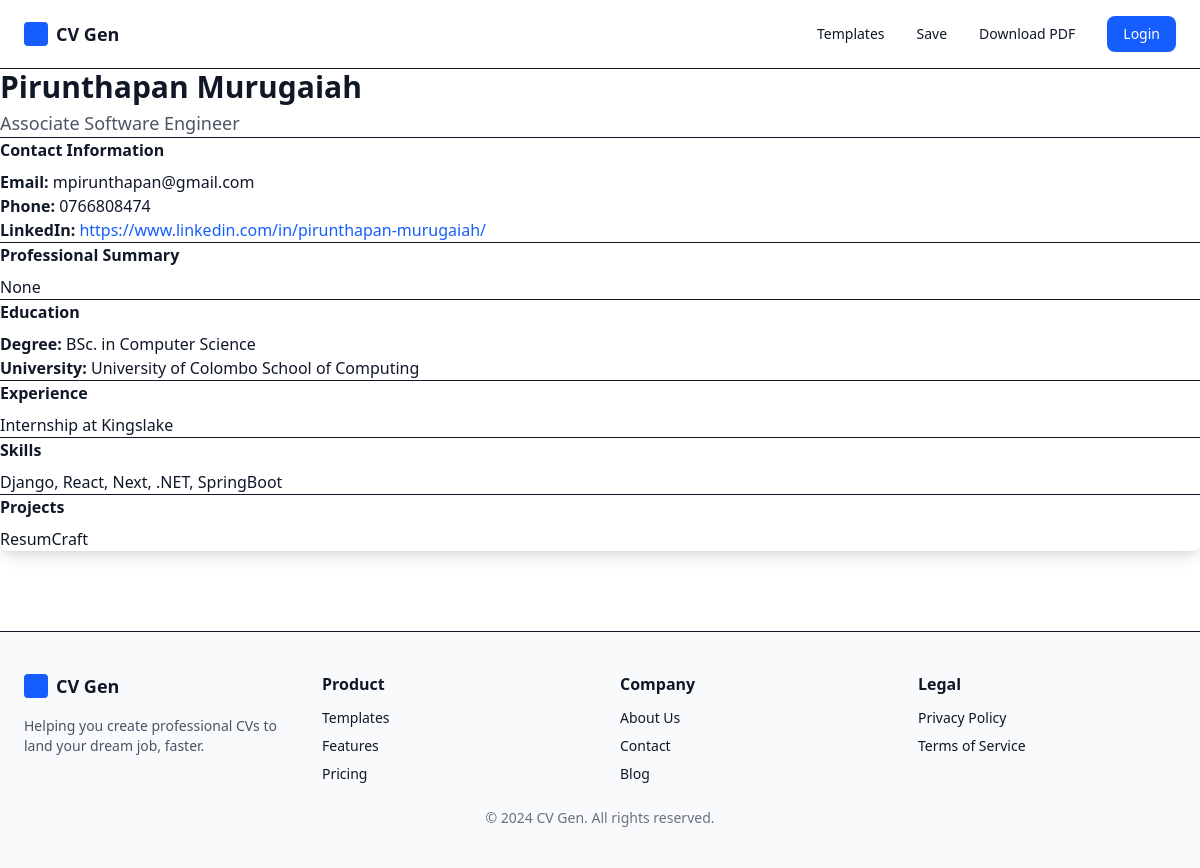
Page /preview/1/ on the committed database.
### resume/models.py (models this page shows, shortened)
class Profile(models.Model):
    name = models.CharField(max_length=100)
    email = models.EmailField(unique=True)
    phone = models.CharField(max_length=15)
    linkedin = models.URLField(blank=True, null=True)
    github = models.URLField(blank=True, null=True)
    portfolio = models.URLField(blank=True, null=True)
    role = models.CharField(max_length=100)
    summary = models.TextField(max_length=1000)
    degree = models.CharField(max_length=200)
    university = models.CharField(max_length=200)
    experience = models.TextField(max_length=2000, null=True, blank=True)
    skills = models.TextField(max_length=1000)
    projects = models.TextField(max_length=2000, null=True, blank=True)

### resume/views.py (the view)
# urls.py: path('preview/<int:profile_id>/', views.preview, name='preview'),
def preview(request, profile_id):
    profile = Profile.objects.get(id=profile_id)
    return render(request, "preview.html", {"profile": profile})

### resume/templates/preview.html (shortened to what this page needs)
{% extends "base.html" %}
{% block content %}
<div class="max-w-3xl mx-auto bg-white shadow-lg p-8 rounded-lg mt-10">
    <h1 class="text-3xl font-bold text-gray-900">{{ profile.name }}</h1>
    <p class="text-lg text-gray-600 mt-1">{{ profile.role }}</p>
    <hr class="my-4">
    <h2 class="text-xl font-semibold mb-2">Contact Information</h2>
    <p><strong>Email:</strong> {{ profile.email }}</p>
    <p><strong>Phone:</strong> {{ profile.phone }}</p>
    {% if profile.linkedin %}
    <p><strong>LinkedIn:</strong> <a href="{{ profile.linkedin }}" class="text-blue-600">{{ profile.linkedin }}</a></p>
    {% endif %}
    <hr class="my-4">
    <h2 class="text-xl font-semibold mb-2">Professional Summary</h2>
    <p class="text-gray-700">{{ profile.summary }}</p>
    <hr class="my-4">
    <h2 class="text-xl font-semibold mb-2">Education</h2>
    <p><strong>Degree:</strong> {{ profile.degree }}</p>
    <p><strong>University:</strong> {{ profile.university }}</p>
    <hr class="my-4">
    {% if profile.experience %}
    <h2 class="text-xl font-semibold mb-2">Experience</h2>
    <p class="text-gray-700 whitespace-pre-line">{{ profile.experience }}</p>
    <hr class="my-4">
    {% endif %}
    <h2 class="text-xl font-semibold mb-2">Skills</h2>
    <p class="text-gray-700 whitespace-pre-line">{{ profile.skills }}</p>
    <hr class="my-4">
    {% if profile.projects %}
    <h2 class="text-xl font-semibold mb-2">Projects</h2>
    <p class="text-gray-700 whitespace-pre-line">{{ profile.projects }}</p>
    {% endif %}
</div>
{% endblock %}

### templates/base.html (shortened to what this page needs)
<!DOCTYPE html>
<html lang="en">
<head>
    {% load static %}
    <link rel="stylesheet" href="{% static 'dist/styles.css' %}">
</head>
<body class="bg-white text-gray-900">
    <nav class="w-full border-b bg-white">
        <div class="max-w-7xl mx-auto px-6 py-4 flex items-center justify-between">
            <div class="flex items-center space-x-2">
                <div class="w-6 h-6 bg-blue-600 rounded"></div>
                <span class="font-semibold text-lg">CV Gen</span>
            </div>
            <div class="hidden md:flex items-center space-x-8 text-sm font-medium">
                <a href="#" class="hover:text-blue-600">Templates</a>
                <a href="#" class="hover:text-blue-600">Save</a>
                <a href="#" class="hover:text-blue-600">Download PDF</a>
                <a href="#" class="px-4 py-2 bg-blue-600 text-white rounded-lg hover:bg-blue-700">Login</a>
            </div>
        </div>
    </nav>
    {% block content %}{% endblock %}
    <footer class="w-full border-t mt-20 py-10 bg-gray-50">
        <div class="max-w-7xl mx-auto px-6 grid md:grid-cols-4 gap-10">
            <div>
                <div class="flex items-center space-x-2 mb-4">
                    <div class="w-6 h-6 bg-blue-600 rounded"></div>
                    <span class="font-semibold text-lg">CV Gen</span>
                </div>
                <p class="text-sm text-gray-600">
                    Helping you create professional CVs to land your dream job, faster.
                </p>
            </div>
            <div>
                <h4 class="font-semibold mb-3">Product</h4>
                <ul class="space-y-2 text-sm">
                    <li><a href="#" class="hover:text-blue-600">Templates</a></li>
                    <li><a href="#" class="hover:text-blue-600">Features</a></li>
                    <li><a href="#" class="hover:text-blue-600">Pricing</a></li>
                </ul>
            </div>
            <div>
                <h4 class="font-semibold mb-3">Company</h4>
                <ul class="space-y-2 text-sm">
                    <li><a href="#" class="hover:text-blue-600">About Us</a></li>
                    <li><a href="#" class="hover:text-blue-600">Contact</a></li>
                    <li><a href="#" class="hover:text-blue-600">Blog</a></li>
                </ul>
            </div>
            <div>
                <h4 class="font-semibold mb-3">Legal</h4>
                <ul class="space-y-2 text-sm">
                    <li><a href="#" class="hover:text-blue-600">Privacy Policy</a></li>
                    <li><a href="#" class="hover:text-blue-600">Terms of Service</a></li>
                </ul>
            </div>
        </div>
        <div class="text-center text-sm text-gray-500 mt-6">
            © 2024 CV Gen. All rights reserved.
        </div>
    </footer>
</body>
</html>

### rows in the picture
Profile: name "Pirunthapan Murugaiah", role "Associate Software Engineer", email "mpirunthapan@gmail.com", phone "0766808474", linkedin "https://www.linkedin.com/in/pirunthapan-murugaiah/", summary "None", degree "BSc. in Computer Science", university "University of Colombo School of Computing", experience "Internship at Kingslake", skills "Django, React, Next, .NET, SpringBoot", projects "ResumCraft"
